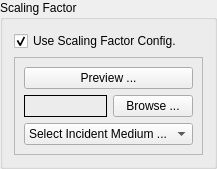
                         <widget class="QGroupBox" name="groupBox_5">
                          <property name="title">
                           <string>Scaling Factor</string>
                          </property>
                          <layout class="QVBoxLayout" name="verticalLayout_20">
                           <item>
                            <widget class="QCheckBox" name="scalingFactorFlag">
                             <property name="text">
                              <string>Use Scaling Factor Config.</string>
                             </property>
                             <property name="checked">
                              <bool>true</bool>
                             </property>
                            </widget>
                           </item>
                           <item>
                            <widget class="QFrame" name="scalingFactorConfigFrame">
                             <property name="enabled">
                              <bool>true</bool>
                             </property>
                             <property name="frameShape">
                              <enum>QFrame::StyledPanel</enum>
                             </property>
                             <property name="frameShadow">
                              <enum>QFrame::Raised</enum>
                             </property>
                             <layout class="QVBoxLayout" name="verticalLayout_21">
                              <item>
                               <widget class="QPushButton" name="previewScalingFactorFile">
                                <property name="text">
                                 <string>Preview ...</string>
                                </property>
                               </widget>
                              </item>
                              <item>
                               <layout class="QHBoxLayout" name="horizontalLayout_13" stretch="5,2">
                                <item>
                                 <widget class="QLabel" name="scalingFactorFile">
                                  <property name="frameShape">
                                   <enum>QFrame::Box</enum>
                                  </property>
                                  <property name="text">
                                   <string/>
                                  </property>
                                 </widget>
                                </item>
                                <item>
                                 <widget class="QPushButton" name="sfBrowseButton">
                                  <property name="enabled">
                                   <bool>true</bool>
                                  </property>
                                  <property name="text">
                                   <string>Browse ...</string>
                                  </property>
                                 </widget>
                                </item>
                               </layout>
                              </item>
                              <item>
                               <widget class="QComboBox" name="selectIncidentMediumList">
                                <property name="enabled">
                                 <bool>true</bool>
                                </property>
                                <item>
                                 <property name="text">
                                  <string>Select Incident Medium ...</string>
                                 </property>
                                </item>
                               </widget>
                              </item>
                             </layout>
                            </widget>
                           </item>
                          </layout>
                         </widget>
